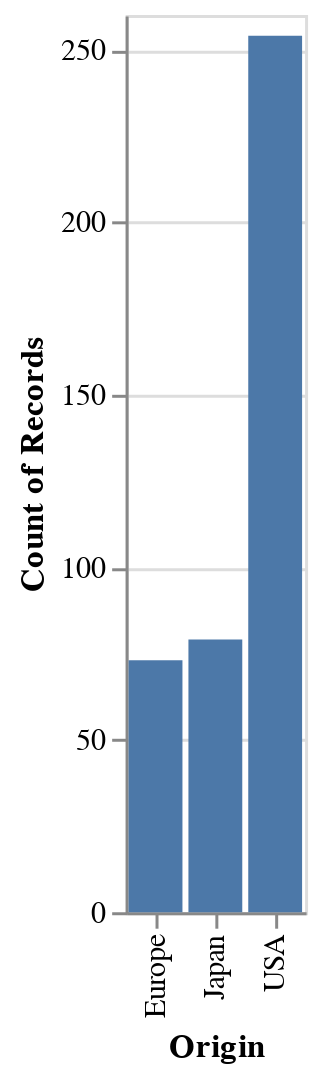

The code cell stored with this chart in its notebook:
### Code cell
# Code for visualization 2
alt.Chart(cars).mark_bar().encode(
    alt.X("Origin:N"),
    y='count()',
)

### Figure 1 — Vega-Lite specification as saved in the notebook (floating-point values rounded to 4 significant figures; data arrays with more than 128 entries replaced by an {"elided": "..."} marker saying what was removed)
{"config": {"view": {"continuousWidth": 300, "continuousHeight": 300}}, "data": {"name": "data-f02450ab61490a1363517a0190416235"}, "mark": {"type": "bar"}, "encoding": {"x": {"field": "Origin", "type": "nominal"}, "y": {"aggregate": "count", "type": "quantitative"}}, "$schema": "https://vega.github.io/schema/vega-lite/v5.15.1.json", "datasets": {"data-f02450ab61490a1363517a0190416235": {"elided": "406 records"}}}
